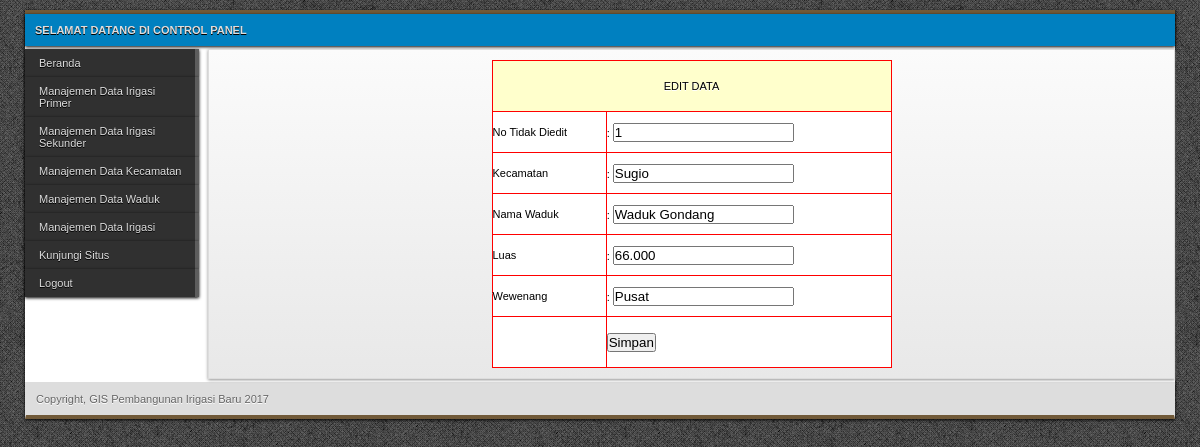
The app's page /Admin/edit_waduk1.php?id=1 (signed in) with its own data.
### tables this page shows
CREATE TABLE IF NOT EXISTS `tb_waduk` (
  `NO3` int(11) NOT NULL,
  `KECAMATAN3` char(25) DEFAULT NULL,
  `NAMA3` char(50) DEFAULT NULL,
  `LUAS3` varchar(20) DEFAULT NULL,
  `WEWENANG3` varchar(50) DEFAULT NULL,
  PRIMARY KEY (`NO3`)
);

### Admin/edit_waduk.php (the view, shortened to what this page needs)
<html>
<body>
<form name="form1" method="post" action="aksi_edit_waduk.php">
      <table width="400" border="0" align="center" cellpadding="1" cellspacing="1" bordercolor="#FFFF99" bgcolor="#FF0000">
        <tr bgcolor="#FFFFCC">
          <td height="50" colspan="2"><div align="center">EDIT DATA</div></td>
        </tr>
     <?php
      $sqlTampil="select * from tb_waduk Where No3='$_GET[id]'";
      $qryTampil=mysql_query($sqlTampil);
      $dataTampil=mysql_fetch_array($qryTampil);
     ?>
    <tr bgcolor="#FFFFFF">
          <td height="40">No Tidak Diedit</td>
          <td>:
          <input name="no" type="text" id="no" value="<?php echo $dataTampil['NO3']; ?>"></td>
        </tr>
		<tr bgcolor="#FFFFFF">
          <td height="40">Kecamatan</td>
          <td>:
          <input name="kec" type="text" id="kec" value="<?php echo $dataTampil['KECAMATAN3']; ?>"></td>
        </tr>
        <tr bgcolor="#FFFFFF">
          <td height="40">Nama Waduk</td>
          <td>:
          <input name="nama" type="text" id="nama" value="<?php echo $dataTampil['NAMA3']; ?>"></td>
        </tr>
		<tr bgcolor="#FFFFFF">
          <td height="40">Luas</td>
          <td>:
          <input name="luas" type="text" id="luas" value="<?php echo $dataTampil['LUAS3']; ?>"></td>
        </tr>
        <tr bgcolor="#FFFFFF">
          <td height="40">Wewenang</td>
          <td>:
          <input name="wenang" type="text" id="wenang" value="<?php echo $dataTampil['WEWENANG3']; ?>"></td>
        </tr>
		<tr bgcolor="#FFFFFF">
          <td>&nbsp;</td>
          <td height="50"><input type="submit" name="Submit" value="Simpan"></td>
        </tr>
      </table>
    </form>

### Admin/style/global.css (style rules this page uses)
* { padding:0; margin:0 auto; }
body { background:url(../../images/bedge_grungec.png); font-family:Verdana, Geneva, sans-serif; font-size:11px; color:#666; }
table { color:#000; }

### records on screen
tb_waduk: no "1", kec "Sugio", nama "Waduk Gondang", luas "66.000", wenang "Pusat"
